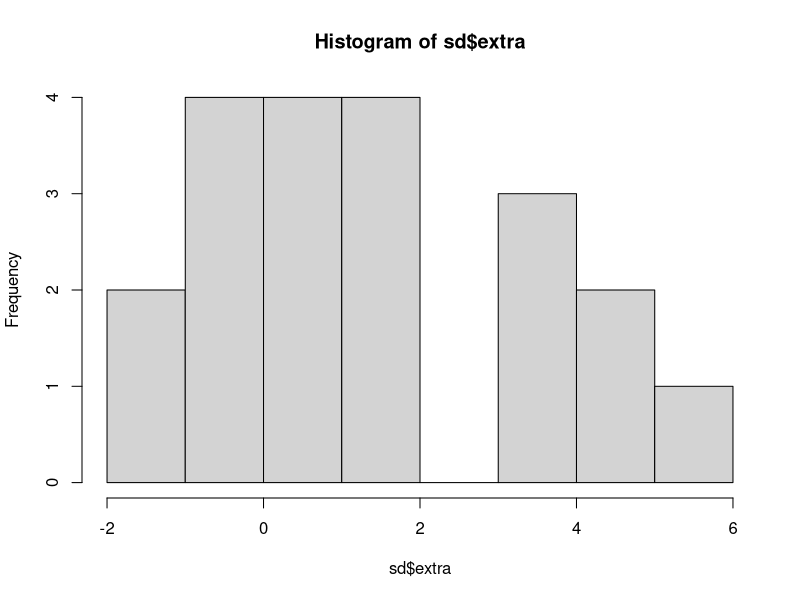
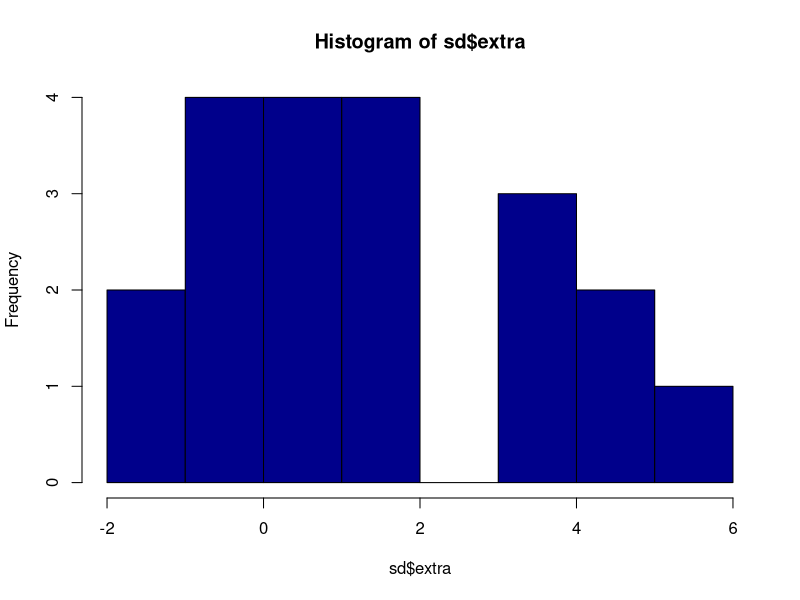
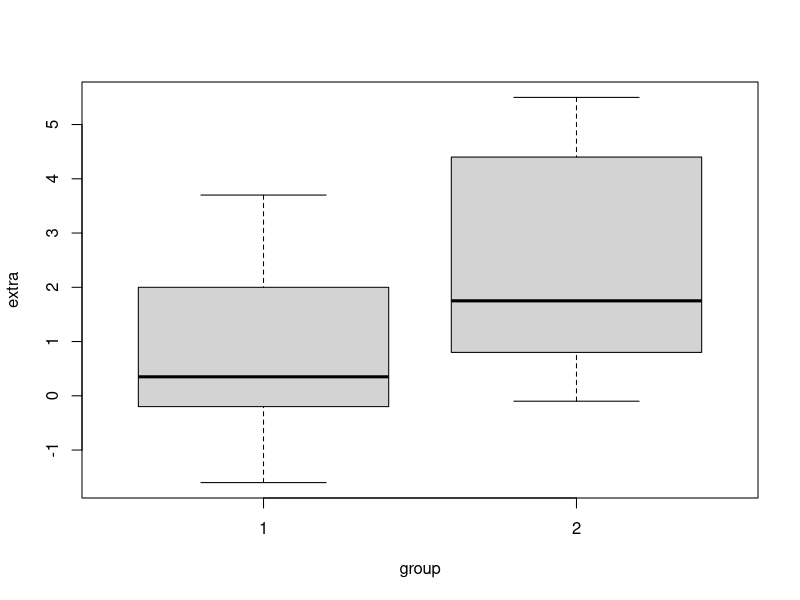

Write the R code that produced these figures, in order.
# R Statistics Essential Training
# Ex07_03
# Comparing means with the t-test: one of the most useful tests for comparing accross groups 
# Part one - use t-test to test for difference in means between 2 groups in small data set on sleep medication
# Part two - generate your own small dataset using random - use t-test to test for statistically significant different means


# Pt 1 
# Load data
?sleep
data(sleep)
sleep[1:10, ]


# Save just the first two variables - just looking at extra & group (take Id out) - call it sd (sleep drug)
sd <- sleep[ ,1:2]
sd[1:10, ]

# Some quick plots to check data
hist(sd$extra)
hist(sd$extra, col = "darkblue") # - missing bin - coloring  will help you see it
# boxplot extra hours of sleep based on group - boxplot(a ~ b, data = name)
boxplot(extra ~ group, data = sd) # looks like there is a huge difference between two groups
# Group one on average has less extra hours of sleep compared to group 2
# looks like factor of 2 difference in hours of sleep recorded in grp 2 compared to grp 1

# Is the difference I'm noticing in boxplots statisitically significant? 
# Perform t-tests to see if the mean extra sleep are different in the groups
# Independent 2-group t-test (with defaults) - t.test(a ~ b, data = name)
t.test(extra ~ group, data = sd) # Welch Two Sample t-test, no direction; 95% CI 
# p-value = 0.07939 - not statitically significant at 5% level
# This may be because it's such a small sample size.


# Notice how it changes when you specify direction. 
# Test to see if one of the means is less than the other at 80% CI. 
# t-test with options - one-tailed
t.test(extra ~ group,
       data = sd,
       alternative = "less",  # One-tailed test
       conf.level = 0.80)  # 80% CI (vs. 95%)
# Now, there is a stat. sig. p-val @ 5% <- p-value = 0.0397
# CI just telling you that there are no bounds on one side - graph going from -inf to about -0.848



# Part 2 - pedogogical testing: because generating values randomly, never have the same sample
# Create two groups of random data in separate variables
# Good because actual difference is known
# Size = 30 , mean = 20, sd = 5
x <- rnorm(30, mean = 20, sd = 5)
x[1:10]
# Same size & sd, different means 
y <- rnorm(30, mean = 25, sd = 5)
y[1:10]

# Test difference in means using one-sided t-test
t.test(x,y)

# Looks like there is statistical signicance to reject ho that the means are the same. 
# This could be because you now have a random sample. 

# Clean up 
rm(list = ls())
dev.off()
